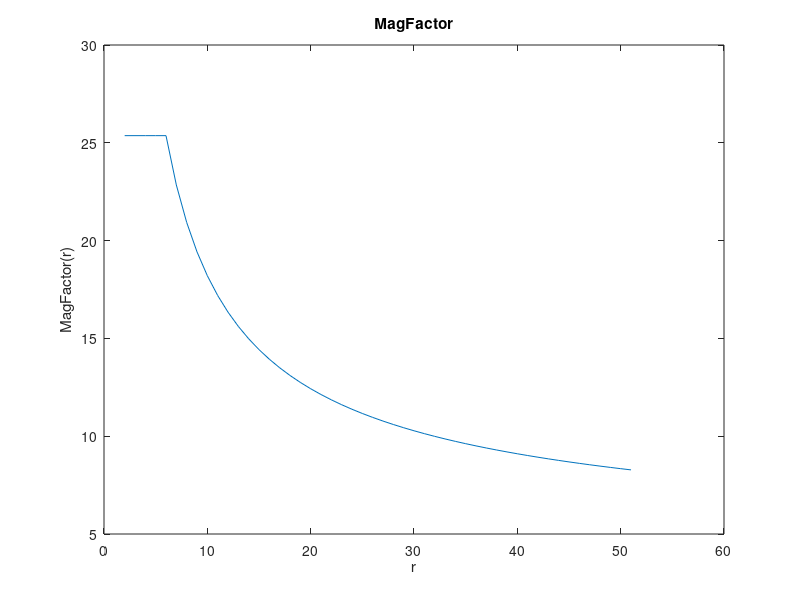
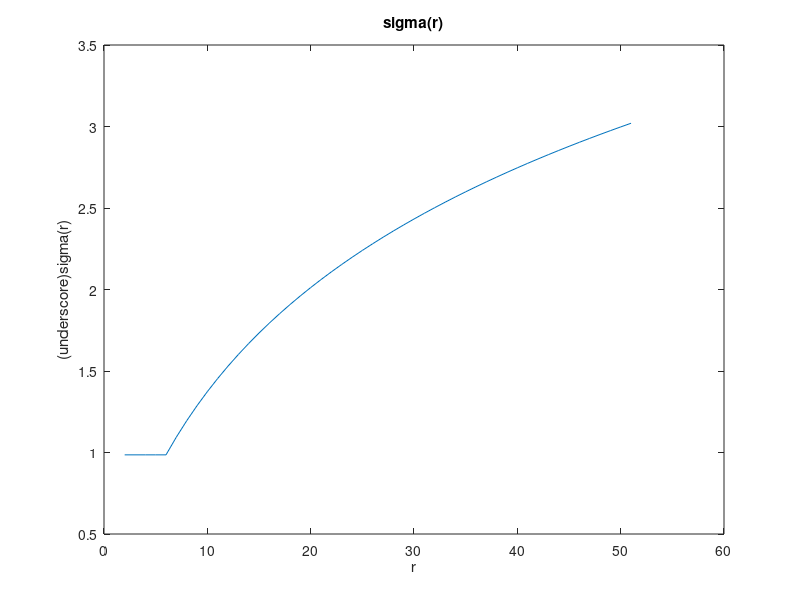
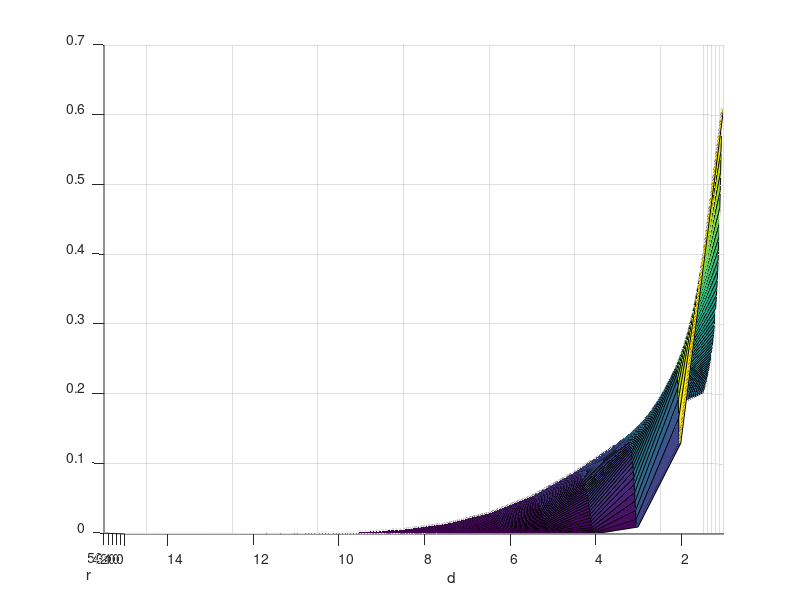
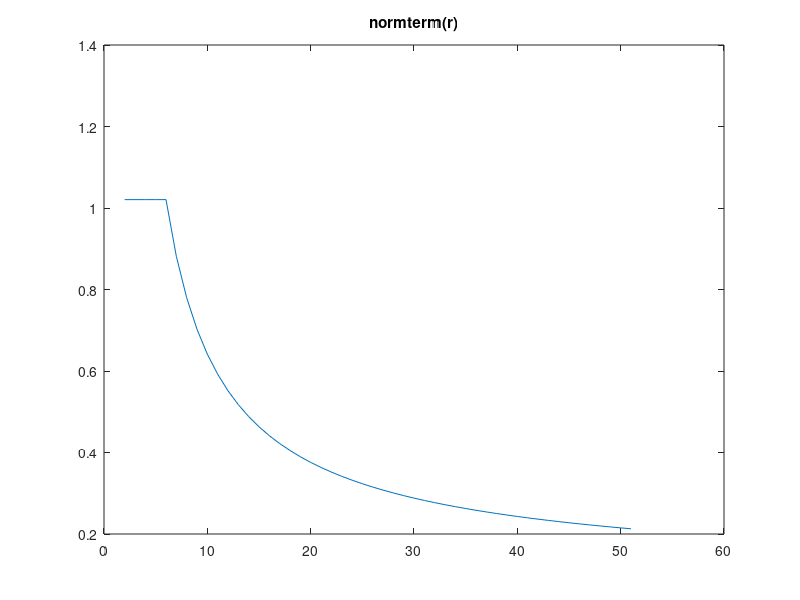

Recreate these plots in MATLAB, in order.
% octave file to investigate the widening gaussian projective field
% This is then implemented in the model as the WideningGaussian
% python connection script.

% The neural field size - never changes in this model, so this is
% not a parameter.
W_nfs = 50

%
% The following will be parameters to the WideningGaussian script
%
% The sigma constant from which sigma(r) is computed
sigma = 25
% E2 participates in the magnification factor. In practice this is
% not changed, but it's still included as a param.
E2 = 2.5
% An r shift - required in the Python script due to indexing from 0
_rshift = 1;
% A normalisation power
normpower = 1.4;

r = [1+_rshift:50+_rshift];


M_f =  W_nfs ./ (E2 .* log (((r)/(2.*E2))+1));

rshift = 5; % Past the foveal region
M_f(1:rshift) = M_f(rshift);

figure(1)
plot (r, M_f);
xlabel('r');
ylabel('MagFactor(r)');
title ('MagFactor');

_sigma = sigma./M_f;
_SIGMA=repmat(_sigma, 50, 1);

figure(2)
plot (r, _sigma);
xlabel('r');
ylabel('(underscore)sigma(r)');
title('sigma(r)');

d = [1:50];
D = repmat (d, 50, 1)';

% This gives good normalisation.
normterm = 1./power(_sigma,normpower);

figure(4)
plot (r, normterm);
title ('normterm(r)');


GAUSS = normterm.*exp(-0.5.*power(D./_SIGMA,2));
figure(3)
surf(GAUSS)
xlabel('r')
ylabel('d')
ylim([1,15])
view([268 0.1])


figure(5);
plot (r, sum(GAUSS, 1));
title('Sum of GAUSS surface (figure 3) along d axis')
ylim([0 1.25])